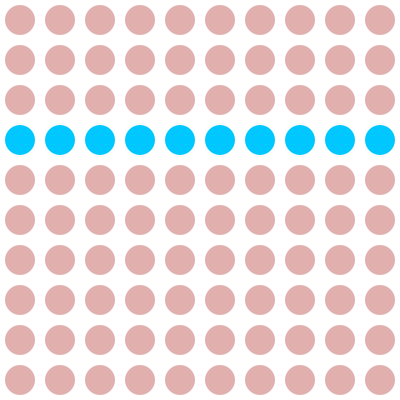
Frame 1 (no input)
Frame 60 (the mouse pressed at the canvas centre just before this capture): identical to frame 1, image omitted
Frame 120 (the mouse held since frame 60 and released just before this capture): identical to frame 1, image omitted

The Processing sketch that drew this single still picture (run headless with seeded random() and noise(); from frame 60 on, the mouse is pressed at the canvas centre):

// Processing sketch: circle_grid
// ── circle_grid.pde
void setup()
{
  size(400, 400);
  noStroke();
  fill(180, 50, 50, 100);
}

void draw()
{
  background(255);

  for (int row=0; row<10; row = row+1)
  {
    for (int col=0; col<10; col = col+1)
    {
      if (row == 3) {
        fill(0, 200, 255);
      } else {
        fill(180, 50, 50, 100);
      }
      ellipse(20 + col*40, 20 + row*40, 30, 30);
    }
  }
}

void mousePressed() {
    background(255);

  for (int row=0; row<10; row = row+1)
  {
    for (int col=0; col<10; col = col+1)
    {
      if (col == 3) {
        fill(0, 200, 255);
      } else {
        fill(180, 50, 50, 100);
      }
      ellipse(20 + col*40, 20 + row*40, 30, 30);
    }
  }
}
